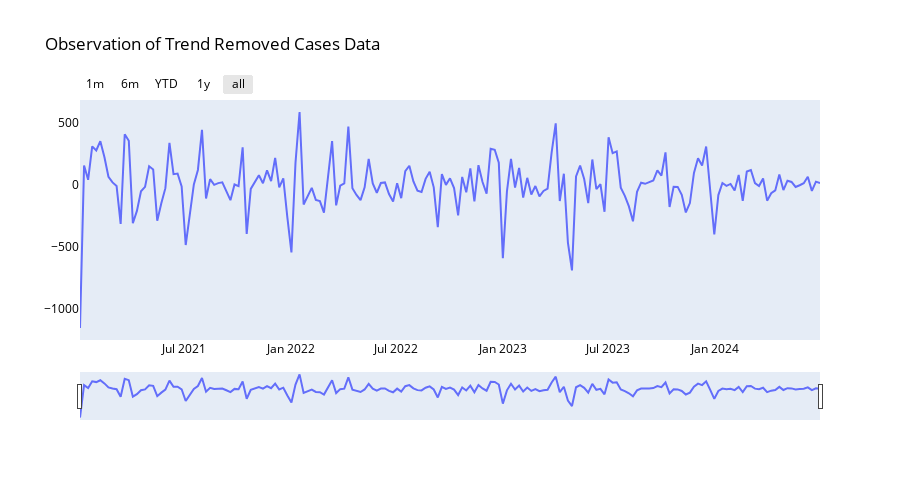

The cell this chart's notebook holds for it:
### Markdown cell above
#### Trend Removing

To effectively conduct seasonal analysis, it is essential to eliminate the trend component from the observed data. There are two primary methods for achieving this:
- Additive Model: This approach involves calculating the observed data minus the trend component. It is straightforward and quick; while it may not completely eliminate all trends, it provides a clearer signal from the observed data.

### Code cell
# Remove the trend component from observed data
group_clean_data['no_trend'] =(extracted_result.observed - extracted_result.trend)

no_trend = [
    go.Scatter(x=group_clean_data.index, y=group_clean_data.no_trend, name='no_trend_data'),
]
time_series_vis('Observation of Trend Removed Cases Data', no_trend)

### Figure 1 — Plotly figure (JSON) as saved in the notebook; plotly's stock layout.template omitted (floating-point values rounded to 4 significant figures; data arrays with more than 128 entries replaced by an {"elided": "..."} marker saying what was removed)
{"data": [{"name": "no_trend_data", "type": "scatter", "x": {"elided": "183 str values"}, "y": {"elided": "183 float values"}}], "layout": {"font": {"color": "black"}, "height": 500, "title": {"font": {"color": "black"}, "text": "Observation of Trend Removed Cases Data"}, "xaxis": {"gridcolor": "rgba(255, 255, 255, 0.1)", "griddash": "dash", "gridwidth": 0.001, "rangeselector": {"bgcolor": "rgba(255, 255, 255, 0)", "buttons": [{"count": 1, "label": "1m", "step": "month", "stepmode": "backward"}, {"count": 6, "label": "6m", "step": "month", "stepmode": "backward"}, {"count": 1, "label": "YTD", "step": "year", "stepmode": "todate"}, {"count": 1, "label": "1y", "step": "year", "stepmode": "backward"}, {"step": "all"}]}, "rangeslider": {"visible": true}, "showgrid": true, "type": "date", "zeroline": false}, "yaxis": {"gridcolor": "rgba(255, 255, 255, 0.1)", "griddash": "dash", "gridwidth": 0.001, "showgrid": true, "zeroline": false}}}
